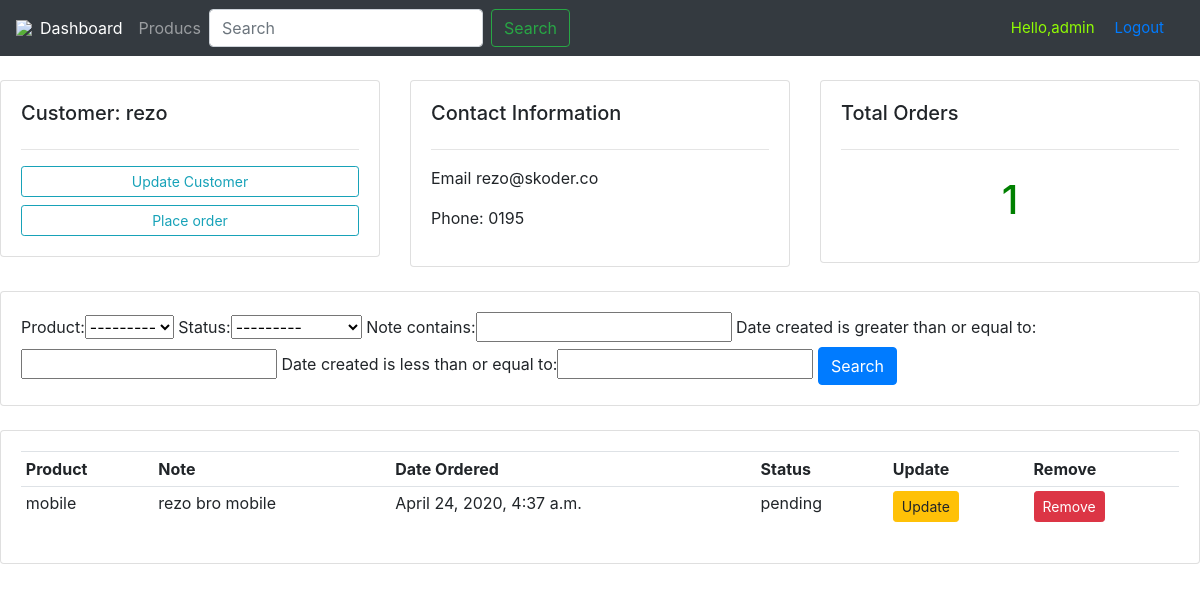
The page /customer/3/ (signed in) on the database its author committed.
### accounts/models.py (models this page shows, shortened)
class Customer(models.Model):
    name=models.CharField(max_length=200)
    phone=models.CharField(max_length=200)
    email=models.CharField(max_length=200,null=True)
    date_created=models.DateTimeField(auto_now_add=True,null=True)

class Order(models.Model):
    STATUS=(('pending','pending'),
    ('out of delivery','out of delivery'),
    ('delivered','delivered'),)
    customer = models.ForeignKey(Customer,null=True,on_delete=models.SET_NULL)
    product = models.ForeignKey(Product,null=True,on_delete=models.SET_NULL)
    date_created = models.DateTimeField(auto_now_add=True,null=True)
    status = models.CharField(max_length=200, choices=STATUS)
    note=models.CharField(max_length=1200,null=True)

class Product(models.Model):
    CATEGORY=(('in door','in door'),
            ('out door','out door'),)
    name=models.CharField(max_length=200)
    price=models.FloatField(null=True)
    category=models.CharField(max_length=200,null=True ,choices=CATEGORY)
    description=models.CharField(max_length=500)
    date_created=models.DateTimeField(auto_now_add=True,null=True)
    tags = models.ManyToManyField(Tag)
    def __str__(self):
        return self.name

### accounts/views.py (the view)
# urls.py: path('customer/<str:pk_test>/', views.customer,name='customer'),
@login_required(login_url='accounts:login')
def customer(request, pk_test):
    customer=Customer.objects.get(id=pk_test)
    orders=customer.order_set.all()
    order_count=orders.count()
    myFilter=OrderFilter(request.GET,queryset=orders)
    orders =myFilter.qs
    context={'customer': customer,
    'orders':orders,
    'myFilter':myFilter}
    return render(request,'accounts/customer.html',context)

### accounts/templates/accounts/customer.html
  {% extends 'accounts/main.html' %}
  {% block body %}
<br>
	<div class="row">
		<div class="col-md">
			<div class="card card-body customer-card">
				<h5>Customer: {{customer.name}}</h5>
				<hr>
				<a href="" class="btn btn-outline-info btn-sm btn-block">Update Customer</a>
				<a href="{% url 'accounts:create_order' customer.id %}" class="btn btn-outline-info btn-sm btn-block">Place order</a>
			</div>
		</div>
		<div class="col-md">
			<div class="card card-body info-card">
				<h5>Contact Information</h5>
				<hr>
				<p>Email {{customer.email}} </p>
				<p>Phone: {{customer.phone}} </p>
			</div>
		</div>
		<div class="col-md">
			<div class="card card-body total-orders">
				<h5>Total Orders</h5>
				<hr>
				<h1 style="text-align: center; padding: 10px">{{orders.count}}</h1>
			</div>
		</div>
	</div>
<br>
	<div class="row">
		<div class="col">
			<div class="card card-body">
				<form method="get">
          {{myFilter.form}}
					<button class="btn btn-primary" type="submit">Search</button>
				</form>
			</div>
		</div>
	</div>
	<br>
	<div class="row">
		<div class="col-md">
			<div class="card card-body">
				<table class="table table-sm">
					<tr>
						<th>Product</th>
						<th>Note</th>
						<th>Date Ordered</th>
						<th>Status</th>
						<th>Update</th>
						<th>Remove</th>
					</tr>
					{% for o in orders %}
						<tr>
							<td>{{o.product}}</td>
							<td>{{o.note}}</td>
							<td>{{o.date_created}}</td>
							<td>{{o.status}}</td>
							<td><a href="{% url 'accounts:update_order' o.id %}" class="btn btn-warning btn-sm">Update</a></td>
							<td><a href="{% url 'accounts:delete_order' o.id %}" class="btn btn-danger btn-sm">Remove</a></td>
						</tr>
					{% endfor %}
				</table>
			</div>
		</div>
	</div>
{% endblock %}

### accounts/templates/accounts/navbar.html (shortened to what this page needs)
{% load static %}
<nav class="navbar navbar-expand-lg navbar-dark bg-dark">
  <img src="{% static "accounts/images/image.png" $}">
  <div class="collapse navbar-collapse" id="navbarTogglerDemo02">
    <ul class="navbar-nav mr-auto mt-2 mt-lg-0">
      <li class="nav-item active">
        <a class="nav-link" href="{% url 'accounts:home' %}">Dashboard  </a>
      </li>
      <li class="nav-item">
        <a class="nav-link" href="{% url 'accounts:products' %}">Producs</a>
      </li>
    <form class="form-inline my-2 my-lg-0">
      <input class="form-control mr-sm-2" type="search" placeholder="Search">
      <button class="btn btn-outline-success my-2 my-sm-0" type="submit">Search</button>
    </form>
  </div>
<span class="hello-msg"> Hello,{{request.user}} </span>
<span class="hello-msg"> <a href="{% url 'accounts:logout'%}" >Logout</a> </span>
</nav>

### accounts/static/accounts/css/style.css (style rules this page uses)
h1 { color: green; }

### accounts/templates/accounts/navbar.html (style rules this page uses)
.hello-msg { font-size:15px; color:#90fc03; margin-right:20px; }

### rows shown on the page
Customer: name "rezo", email "rezo@skoder.co", phone "0195"
Order: product "mobile", note "rezo bro mobile", date_created "April 24, 2020, 4:37 a.m.", status "pending"

### other values the page prints
{{ request.user }} "admin"
{{ orders.count }} "1"
